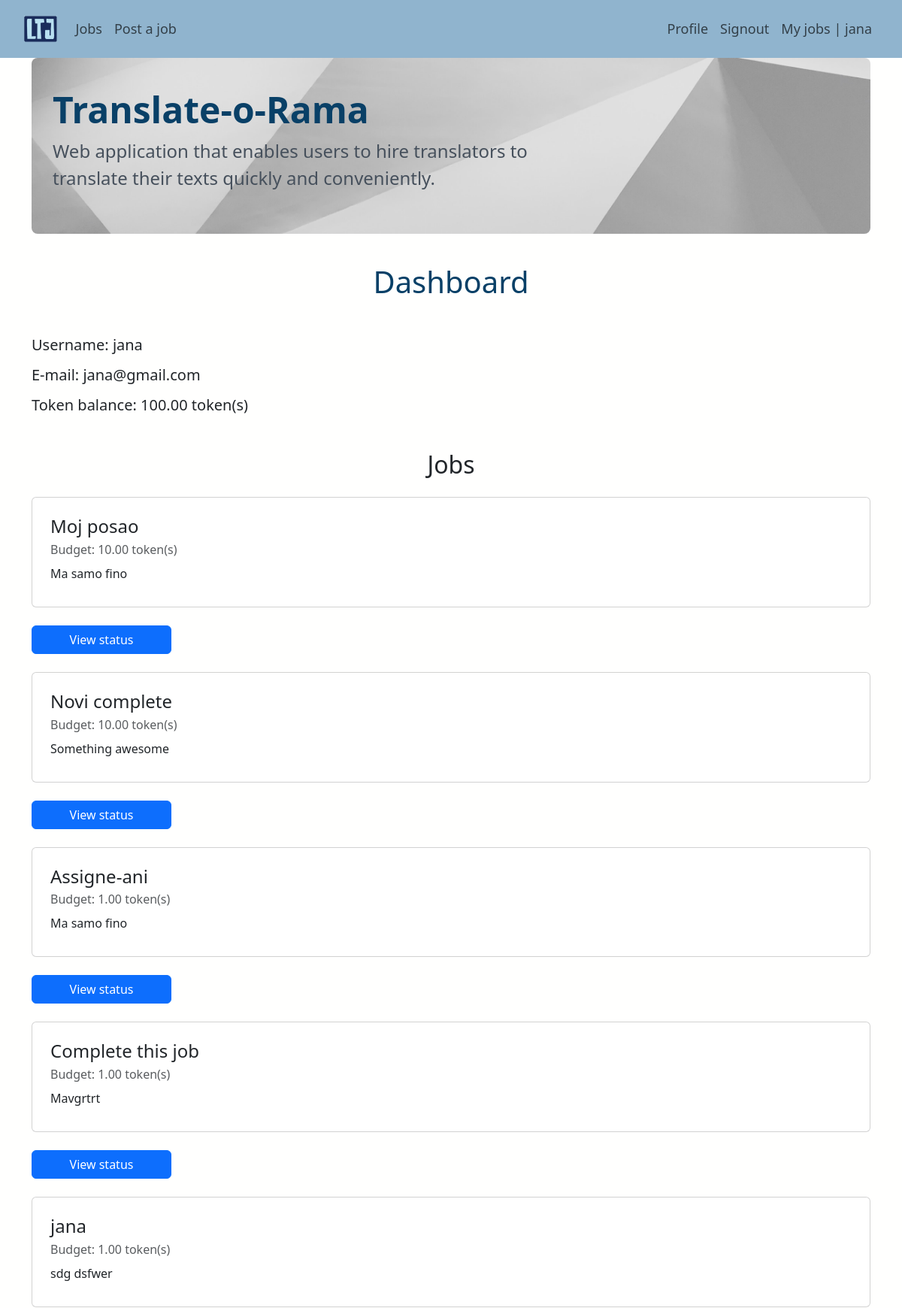
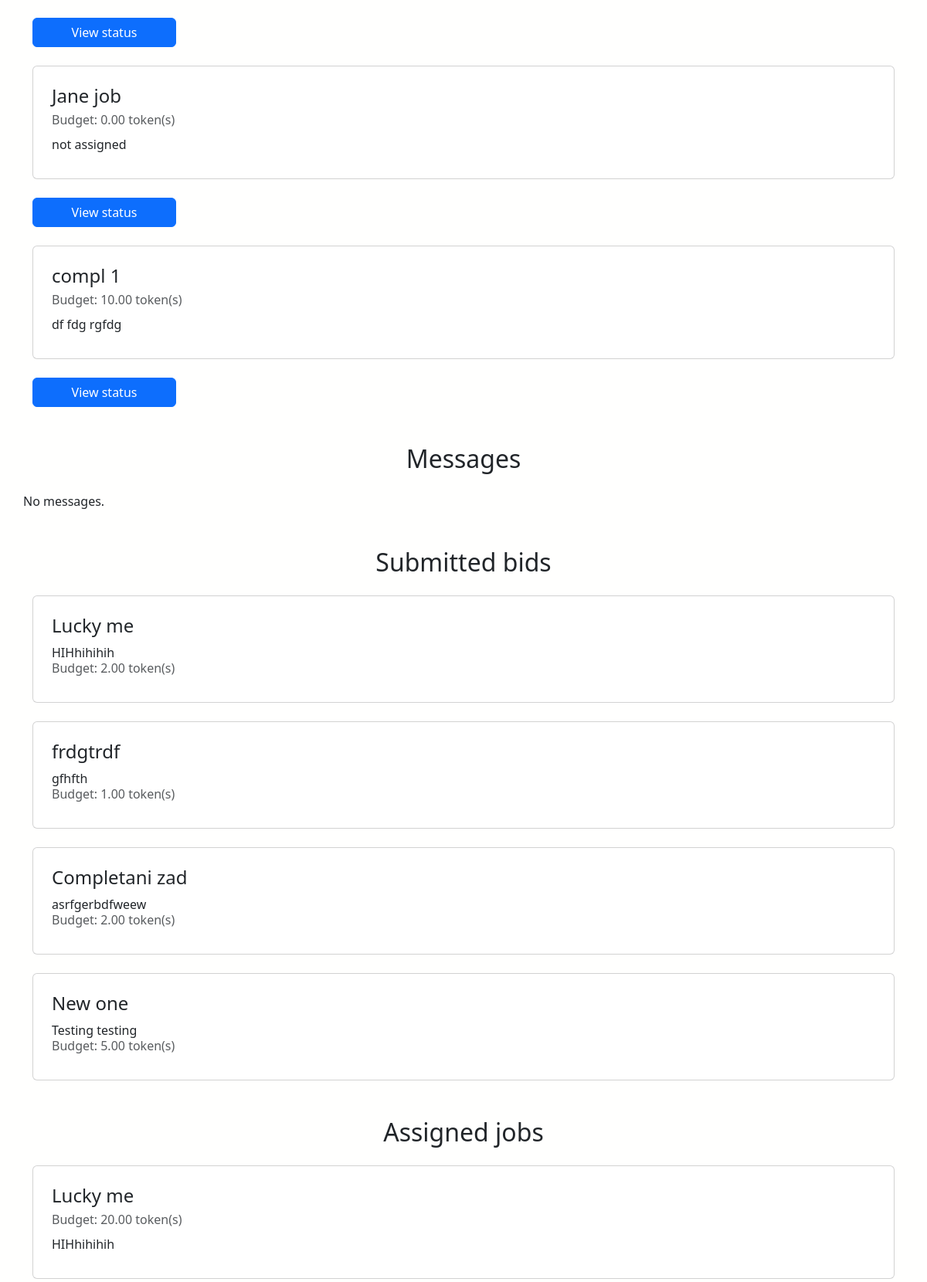
Screenshot of /dashboard (signed in, upper part) with the database file from the repository (2 pictures, top to bottom).
### app/models.py (models this page shows, shortened)
class UserProfile(models.Model):
    user = models.OneToOneField(User, on_delete=models.CASCADE)
    token_balance = models.DecimalField(default=0.0, max_digits=5, decimal_places=2)
    is_translator = models.BooleanField(default=False)

class Job(models.Model):
    user = models.ForeignKey(User, on_delete=models.CASCADE, related_name="user")
    title = models.TextField(blank=False, unique=True)
    description = models.TextField(blank=False)
    source_language = models.TextField(blank=False)
    target_language = models.TextField(blank=False)
    job_field = models.CharField(
        max_length=4,
        choices=JobField.JOB_CHOICES,
        default=JobField.LITERATURE,
    )
    budget = models.DecimalField(max_digits=10, decimal_places=2, default=0.0)
    text = models.TextField(blank=False)
    assigned_to = models.ForeignKey(
        "JobBid",
        on_delete=models.CASCADE,
        blank=True,
        null=True,
        related_name="assigned_to",
    )
    is_assigned = models.BooleanField(default=False)
    is_completed = models.BooleanField(default=False)
    translator = models.ForeignKey(
        User,
        on_delete=models.SET_NULL,
        blank=True,
        null=True,
        related_name="set_as_translator_of_job",
    )
    translation = models.TextField(blank=True, null=True)
    dispute = models.TextField(blank=True, null=True)

class JobBid(models.Model):
    bid_user = models.ForeignKey(User, on_delete=models.CASCADE, related_name="bider")
    job = models.ForeignKey(Job, on_delete=models.CASCADE)
    bid = models.DecimalField(max_digits=10, decimal_places=2, default=0.0)

### app/views.py (the view)
# urls.py: path("dashboard", views.dashboard, name="dashboard"),
def dashboard(request):
    user = request.user
    jobs = Job.objects.filter(user=user)
    messages = Message.objects.filter(to_user=user).order_by("send_date").reverse()
    bids = []
    temp = JobBid.objects.all()
    for job in jobs:
        for bid in temp:
            if bid.job == job:
                bids.append(bid)
    translators_bid = JobBid.objects.filter(Q(bid_user=user))
    assigned_jobs = Job.objects.filter(
        Q(translator=user), Q(is_assigned=True)
    )  # jobs that are not from user
    completed_jobs = Job.objects.filter(Q(translator=user), Q(is_completed=True))
    context = {
        "user": user,
        "jobs": jobs,
        "messages": messages,
        "bids": bids,
        "translator_bids": translators_bid,
        "assigned_jobs": assigned_jobs,
        "completed_jobs": completed_jobs,
    }
    return render(request, "app/dashboard.html", context)

### app/templates/app/dashboard.html (shortened to what this page needs)
{% extends 'app/base.html' %}
{% block content %}
  <div class="row">
    <div class="col-md-12">
      <h1 class="text-center mt-3 mb-5">Dashboard</h1>
    </div>
  </div>
  <h5 class="mb-3">Username: {{ user.username }}</h5>
  <h5 class="mb-3">E-mail: {{ user.email }}</h5>
  <h5 class="mb-3">Token balance: {{ user.userprofile.token_balance }} token(s)</h5>
  <h2 class="text-center mt-5">Jobs</h2>
  <div class="mb-5">
    {% for job in jobs %}
      {% include 'includes/job_card.html' with job=job %}
      <a href="{% url 'app:job_status' job.id %}" class="btn btn-primary col-2">View status</a>
    {% empty %}
      <div class="row">
        No jobs posted.
      </div>
    {% endfor %}
  </div>
  <h2 class="text-center mt-5 mb-4">Messages</h2>
  <div class="mb-4">
    {% for message in messages %}
      <div class="card my-2">
        <div class="card-body m-2">
          <h4>{{ message.from_user.username }}</h4>
          <p>Sent: {{ message.send_date }}</p>
          <p>{{ message.text }}</p>
          <a href="{% url 'app:profile' message.from_user.id %}" class="card-link">{{ message.from_user }}'s profile</a>
        </div>
      </div>
    {% empty %}
      <div class="row">
        No messages.
      </div>
    {% endfor %}
  </div>
  {% if user.userprofile.is_translator %}
    <h2 class="text-center mt-5 mb-4">Submitted bids</h2>
    {% for bid in translator_bids %}
      {% include 'includes/bid_form.html' with job_bid=bid %}
    {% endfor %}
    <h2 class="text-center mt-5 mb-4">Assigned jobs</h2>
    {% for a_job in assigned_jobs %}
      {% include 'includes/job_card.html' with job=a_job %}
    {% endfor %}
  {% endif %}
{% endblock content %}

### app/templates/app/base.html (shortened to what this page needs)
<!DOCTYPE html>
{% load static %}
<html>
  <head>
    <link href="https://cdn.jsdelivr.net/npm/bootstrap@5.3.0-alpha1/dist/css/bootstrap.min.css" rel="stylesheet">
    <link rel="stylesheet" href="{% static 'app/css/base.css' %}">
  </head>
  <body>
    <nav class="navbar navbar-expand-lg">
        <div class="container-fluid  p-2 ms-4 me-4">
            <a class="navbar-brand" href="{% url 'home_path' %}"><img class="logo" src="../../static/app/images/p-logo.webp"></a>
            <div class="collapse navbar-collapse" id="navbarText">
              {% if user.is_authenticated %}
                <ul class="navbar-nav me-auto mb-2 mb-lg-0">
                    {% if user.userprofile.is_translator %}
                      <li class="nav-item">
                        <a class="nav-link" aria-current="page" href="{% url 'app:jobs' %}">Jobs</a>
                      </li>
                    {% endif %}
                    <li class="nav-item">
                    <a class="nav-link" href="{% url 'app:post_job' %}">Post a job</a>
                    </li>
                </ul>
                <ul class="navbar-nav ms-auto mb-2 mb-lg-0">
                    <li class="nav-item">
                      <a class="nav-link" href="{% url 'app:profile' user.id %}">Profile</a>
                    </li>
                    <li class="nav-item">
                      <a class="nav-link" href="{% url 'logout' %}"> Signout</a>
                    </li>
                    <li class="nav-item">
                      <a class="nav-link" href="{% url 'app:dashboard' %}"> My jobs | {{user.username}}</a>
                    </li>
              {% endif %}
            </ul>
          </div>
        </div>
    </nav>
    <div class="content container">
      <div class="row">
        <div class="col-md-12">
            <div class="p-3 mb-4 rounded-3  jumbotron-container">
                <div class="container-fluid py-4">
                    <h1 class="display-5 fw-bold">Translate-o-Rama</h1>
                    <p class="col-md-8 fs-4">Web application that enables users to hire translators to translate their texts quickly and conveniently.</p>
                </div>
            </div>
        </div>
      </div>
      <div class="row">
        <div class="col-md-12">
          {% block content %}
          {% endblock %}
        </div>
      </div>
    </div>
  </body>
</html>

### app/templates/includes/job_card.html
<div class="card my-4">
  <div class="card-body m-2">
    <div class="row">
      <h4 class="card-title">{{ job.title }}</h4>
    </div>
    <div class="card-subtitle mb-2 text-muted">Budget: {{ job.budget }} token(s)</div>
    <div class="card-text mb-2">{{ job.description }}</div>
  </div>
</div>

### app/templates/includes/bid_form.html
<div class="card my-4">
    <div class="card-body m-2">
      <h4 class="card-title">{{ job_bid.job.title }}</h4>
      <div class="card-text">{{ job_bid.job.description }}</div>
      <div class="card-subtitle mb-2 text-muted">Budget: {{ job_bid.bid }} token(s)</div>
    </div>
  </div>

### app/static/app/css/base.css (style rules this page uses)
body { background-color: #fffffe; }
h1 { color: #094067; }
p { color: #46505C; }
nav { background-color: #90b4ce; color: #2A3139; }
.nav-link { font-size: 18px !important; }
.jumbotron-container { background-image: url("../images/background2.jpg"); background-size: cover; }
.logo { max-height: 35px; }

### rows the page displays
Job: title "Moj posao", budget "10.00", description "Ma samo fino"
Job: title "Novi complete", budget "10.00", description "Something awesome"
Job: title "Assigne-ani", budget "1.00", description "Ma samo fino"
Job: title "Complete this job", budget "1.00", description "Mavgrtrt"
Job: title "jana", budget "1.00", description "sdg dsfwer"
Job: title "Jane job", budget "0.00", description "not assigned"
Job: title "compl 1", budget "10.00", description "df fdg rgfdg"
JobBid: job "Lucky me", job.description "HIHhihihih", bid "2.00"
JobBid: job "frdgtrdf", job.description "gfhfth", bid "1.00"
JobBid: job "Completani zad", job.description "asrfgerbdfweew", bid "2.00"
JobBid: job "New one", job.description "Testing testing", bid "5.00"
Job: title "Lucky me", budget "20.00", description "HIHhihihih"

### other values shown
{{ user.username }} "jana"
{{ user.email }} "jana@gmail.com"
{{ user.userprofile.token_balance }} "100.00"
